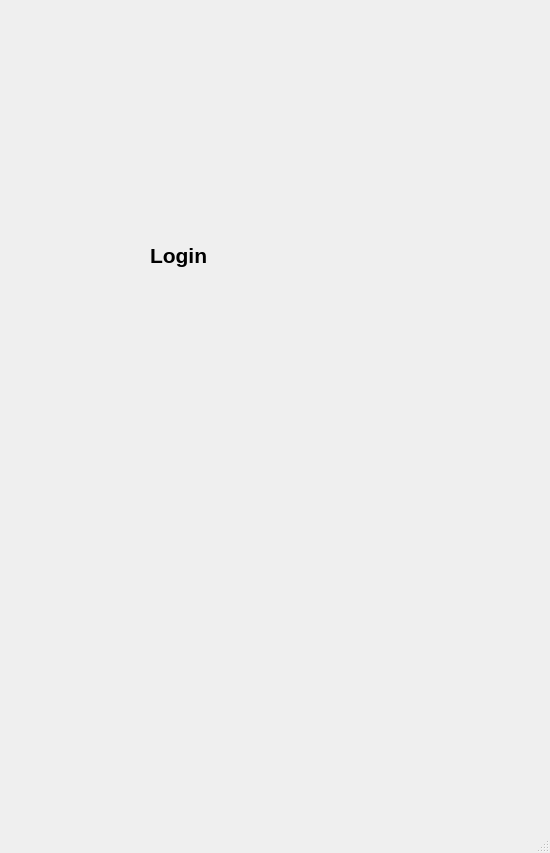
<?xml version="1.0" encoding="UTF-8"?>
<ui version="4.0">
 <class>MainWindow</class>
 <widget class="QMainWindow" name="MainWindow">
  <property name="geometry">
   <rect>
    <x>0</x>
    <y>0</y>
    <width>550</width>
    <height>853</height>
   </rect>
  </property>
  <property name="windowTitle">
   <string>MainWindow</string>
  </property>
  <widget class="QWidget" name="centralwidget">
   <widget class="QLabel" name="label">
    <property name="geometry">
     <rect>
      <x>150</x>
      <y>210</y>
      <width>461</width>
      <height>91</height>
     </rect>
    </property>
    <property name="font">
     <font>
      <pointsize>16</pointsize>
      <weight>75</weight>
      <bold>true</bold>
     </font>
    </property>
    <property name="text">
     <string>Login</string>
    </property>
   </widget>
  </widget>
  <widget class="QMenuBar" name="menubar">
   <property name="geometry">
    <rect>
     <x>0</x>
     <y>0</y>
     <width>550</width>
     <height>27</height>
    </rect>
   </property>
  </widget>
  <widget class="QStatusBar" name="statusbar"/>
 </widget>
 <resources/>
 <connections/>
</ui>
